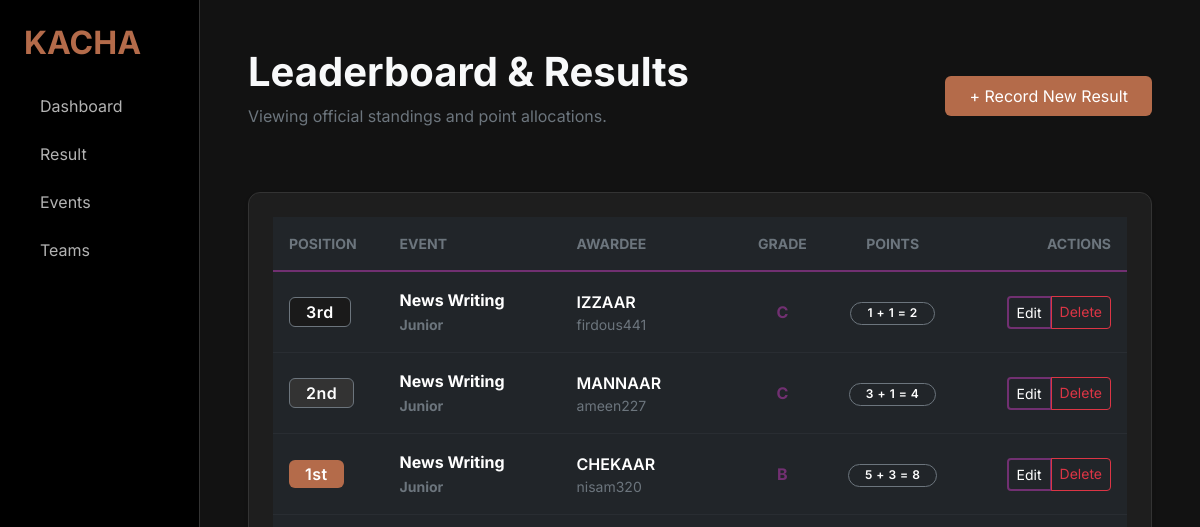
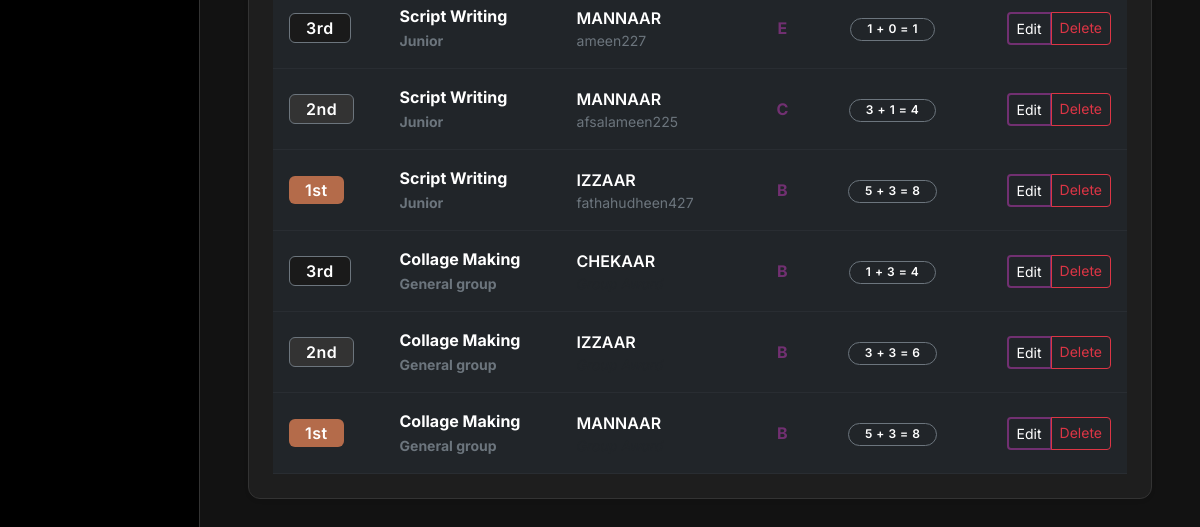
Before: /result/ (signed in) with the older database file (2 pictures, top to bottom).
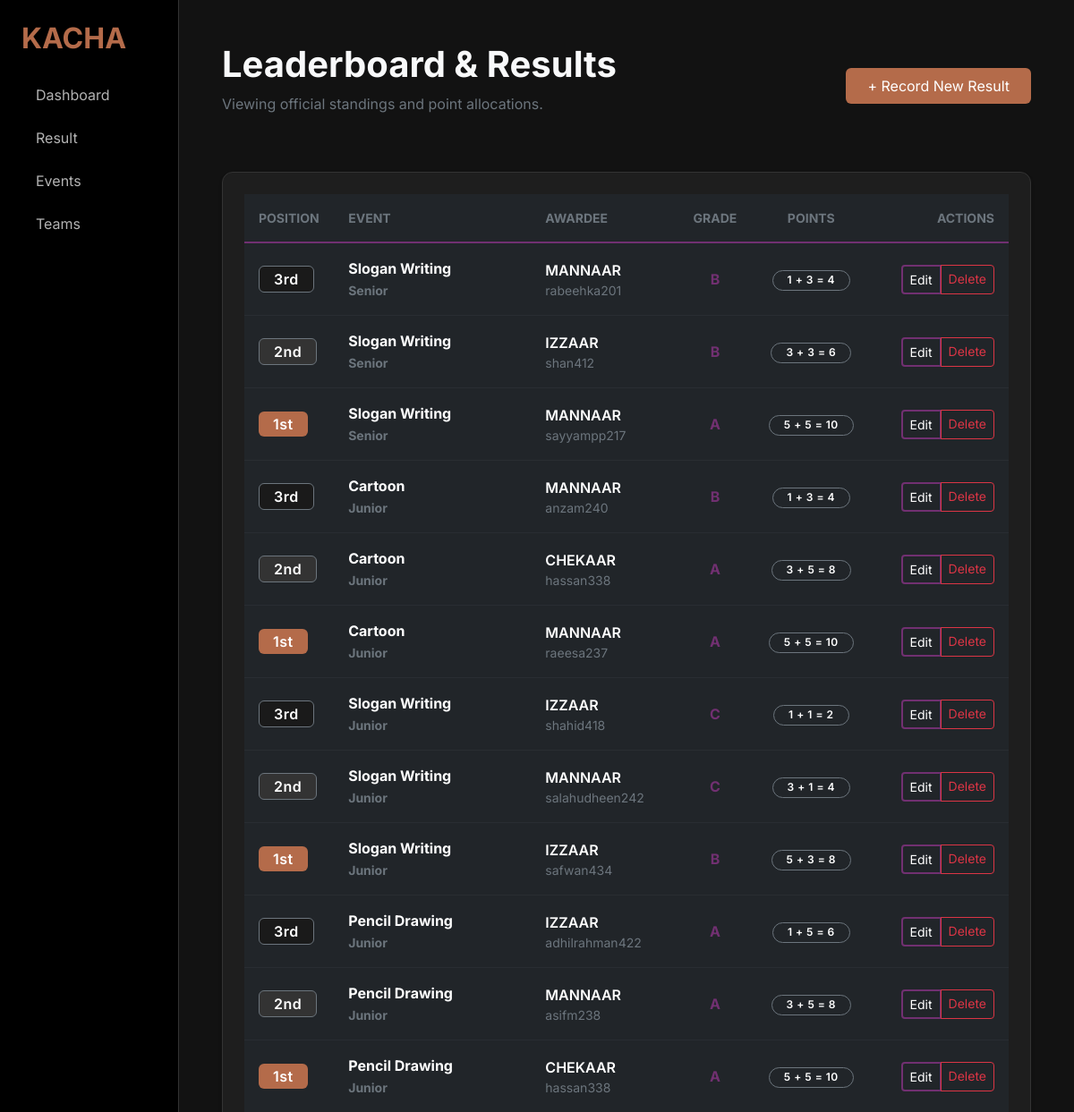
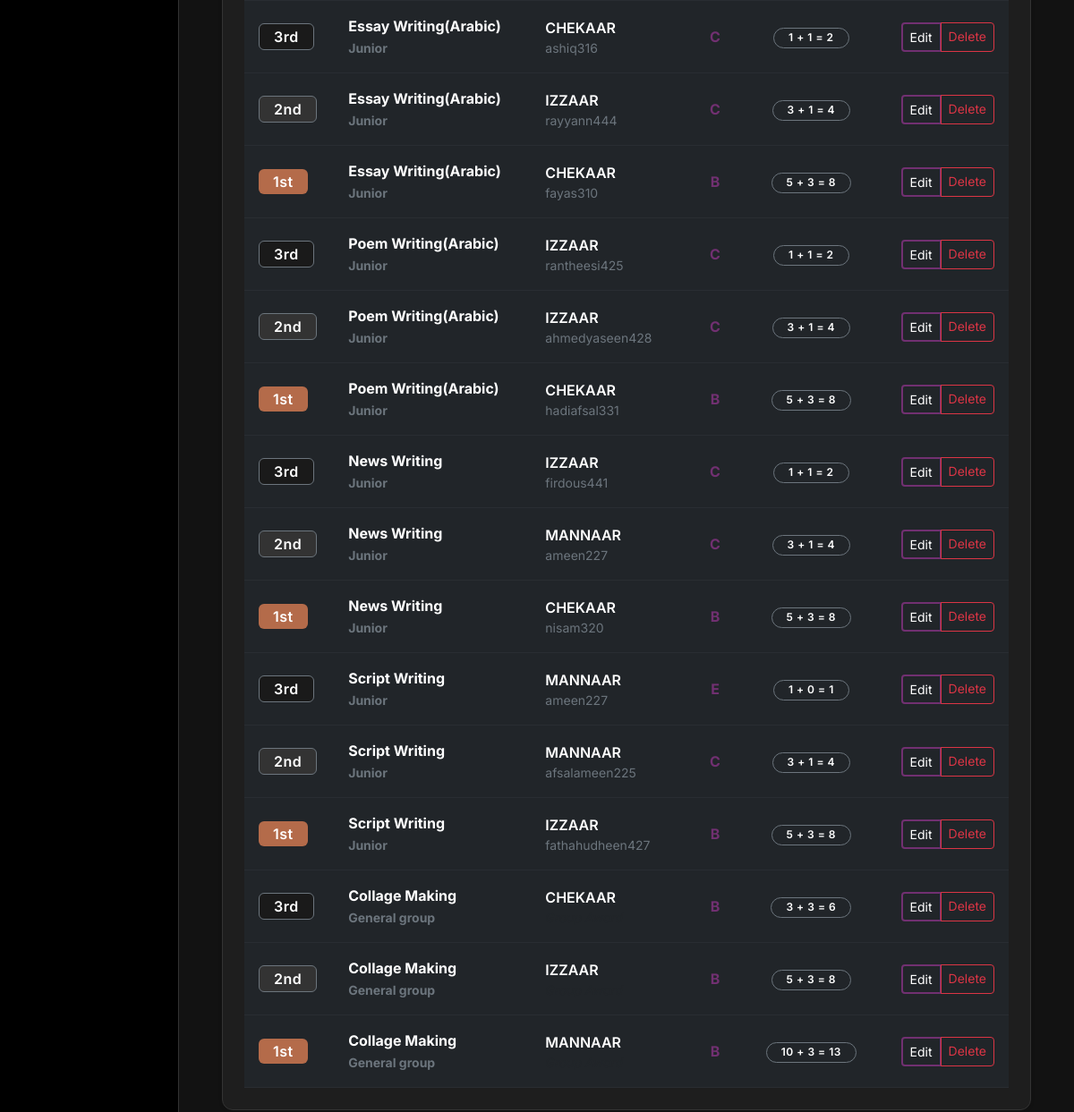
After: the same page with the newer database file (2 pictures, top to bottom).
### core/models.py (models this page shows, shortened)
class Result(models.Model):
    POSITIONS = ((1, "First"), (2, "Second"), (3, "Third"),)
    event = models.ForeignKey(Event, on_delete=models.CASCADE, related_name="results")
    position = models.PositiveSmallIntegerField(choices=POSITIONS, default=1)
    team = models.ForeignKey(Team, on_delete=models.CASCADE)
    participant = models.ForeignKey(Participant, on_delete=models.CASCADE, null=True, blank=True)
    point = models.IntegerField(default=0, null=True, blank=True)
    grade = models.IntegerField(default=0, choices=(
        (Grade.A, "A"), (Grade.B, "B"), (Grade.C, "C"), (Grade.D, "D"), (Grade.E, "E"))
                                )

class Event(models.Model):
    ON_STAGE = 1
    OFF_STAGE = 2
    CATEGORIES = ((ON_STAGE, 'On stage'), (OFF_STAGE, 'Off stage'),)
    GENERAL_GROUP = 1
    GENERAL_INDIVIDUAL = 2
    JUNIOR = 3
    SENIOR = 4
    SUB_CATEGORIES = ((GENERAL_GROUP, 'General group'), (GENERAL_INDIVIDUAL, 'General individual'), (JUNIOR, 'Junior'),
                      (SENIOR, 'Senior'),)
    name = models.CharField(max_length=100)
    category = models.PositiveSmallIntegerField(choices=CATEGORIES)
    sub_category = models.PositiveSmallIntegerField(choices=SUB_CATEGORIES)
    class Meta:
        ordering = ['-id']

class Team(models.Model):
    name = models.CharField(max_length=100)
    captain = models.ForeignKey(User, on_delete=models.CASCADE, related_name='captain')
    vice_captain = models.ForeignKey(User, on_delete=models.CASCADE, related_name='vice_captain')

class Participant(models.Model):
    name = models.ForeignKey(User, on_delete=models.CASCADE)
    team = models.ForeignKey(Team, on_delete=models.CASCADE)
    chest_no = models.IntegerField()
    points = models.IntegerField(default=0)

### core/result/views.py (the view)
# urls.py: path("", ResultListView.as_view(), name="result-list"),
class ResultListView(LoginRequiredMixin, ListView):
    queryset = Result.objects.all().order_by('-id')
    template_name = "results/result_list.html"
    context_object_name = "results"

### core/templates/results/result_list.html (shortened to what the changed rows need)
{% extends 'base.html' %}
{% block content %}
    <div class="d-flex justify-content-between align-items-center mb-5">
        <div>
            <h1 class="fw-bold">Leaderboard & Results</h1>
        </div>
    </div>
    <div class="event-card p-4 shadow-sm">
        <div class="table-responsive">
            <table class="table table-dark table-hover align-middle mb-0">
                <thead>
                <tr style="border-bottom: 2px solid var(--accent-purple);">
                    <th class="ps-3 py-3 text-uppercase small fw-bold text-secondary">Position</th>
                    <th class="py-3 text-uppercase small fw-bold text-secondary">Event</th>
                    <th class="py-3 text-uppercase small fw-bold text-secondary">Awardee</th>
                    <th class="py-3 text-uppercase small fw-bold text-secondary text-center">Grade</th>
                    <th class="py-3 text-uppercase small fw-bold text-secondary text-center">Points</th>
                    <th class="py-3 text-uppercase small fw-bold text-secondary text-end pe-3">Actions</th>
                </tr>
                </thead>
                <tbody>
                {% for result in results %}
                    <tr class="border-bottom border-secondary border-opacity-10">
                        <td class="ps-3 py-3">
                            {% if result.position == 1 %}
                                <span class="badge fs-6 px-3" style="background-color: var(--accent-copper);">1st</span>
                            {% elif result.position == 2 %}
                                <span class="badge fs-6 px-3 border border-secondary" style="background-color: #333;">2nd</span>
                            {% elif result.position == 3 %}
                                <span class="badge fs-6 px-3 border border-secondary"
                                      style="background-color: #1a1a1a;">3rd</span>
                            {% endif %}
                        </td>
                        <td class="py-3 fw-bold">{{ result.event.name }}<br>
                            <span class="small text-secondary">{{ result.event.get_sub_category_display }}</span>
                            </td>
                        <td class="py-3">
                            <div class="d-flex flex-column">
                                <span class="text-white fw-semibold">{{ result.team.name }}</span>
                                {% if result.participant %}
                                    <span class="small text-secondary">{{ result.participant.name }}</span>
                                {% else %}
                                    <span class="small text-muted fst-italic">Group Award</span>
                                {% endif %}
                            </div>
                        </td>
                        <td class="py-3 text-center">
                            <span class="fw-bold"
                                  style="color: var(--accent-purple);">{{ result.get_grade_display }}</span>
                        </td>
                        <td class="py-3 text-center">
                        <span class="badge rounded-pill bg-dark border border-secondary px-3">
                            {{ result.point }} + {{ result.grade }} = {{ result.point|add:result.grade }}
                        </span>
                        </td>
                        <td class="py-3 text-end pe-3">
                            <div class="btn-group">
                                <a href="{% url 'result-update' result.pk %}"
                                   class="btn btn-sm btn-kacha-outline">Edit</a>
                                <a href="{% url 'result-delete' result.pk %}" class="btn btn-sm btn-outline-danger">Delete</a>
                            </div>
                        </td>
                    </tr>
                {% empty %}
                    <tr>
                        <td colspan="6" class="text-center py-5">
                            <div class="text-secondary mb-3">No results have been recorded yet.</div>
                        </td>
                    </tr>
                {% endfor %}
                </tbody>
            </table>
        </div>
    </div>
{% endblock %}

Changed rows visible on the page:
added Result: position "3rd", event.name "Slogan Writing", event.sub_category "Senior", team.name "MANNAAR", participant.name "rabeehka201", grade "B", point "1", grade "3", point|add "4"
added Result: position "2nd", event.name "Slogan Writing", event.sub_category "Senior", team.name "IZZAAR", participant.name "shan412", grade "B", point "3", grade "3", point|add "6"
added Result: position "1st", event.name "Slogan Writing", event.sub_category "Senior", team.name "MANNAAR", participant.name "sayyampp217", grade "A", point "5", grade "5", point|add "10"
added Result: position "3rd", event.name "Cartoon", event.sub_category "Junior", team.name "MANNAAR", participant.name "anzam240", grade "B", point "1", grade "3", point|add "4"
added Result: position "2nd", event.name "Cartoon", event.sub_category "Junior", team.name "CHEKAAR", participant.name "hassan338", grade "A", point "3", grade "5", point|add "8"
added Result: position "1st", event.name "Cartoon", event.sub_category "Junior", team.name "MANNAAR", participant.name "raeesa237", grade "A", point "5", grade "5", point|add "10"
added Result: position "3rd", event.name "Slogan Writing", event.sub_category "Junior", team.name "IZZAAR", participant.name "shahid418", grade "C", point "1", grade "1", point|add "2"
added Result: position "2nd", event.name "Slogan Writing", event.sub_category "Junior", team.name "MANNAAR", participant.name "salahudheen242", grade "C", point "3", grade "1", point|add "4"
added Result: position "1st", event.name "Slogan Writing", event.sub_category "Junior", team.name "IZZAAR", participant.name "safwan434", grade "B", point "5", grade "3", point|add "8"
added Result: position "3rd", event.name "Pencil Drawing", event.sub_category "Junior", team.name "IZZAAR", participant.name "adhilrahman422", grade "A", point "1", grade "5", point|add "6"
added Result: position "2nd", event.name "Pencil Drawing", event.sub_category "Junior", team.name "MANNAAR", participant.name "asifm238", grade "A", point "3", grade "5", point|add "8"
added Result: position "1st", event.name "Pencil Drawing", event.sub_category "Junior", team.name "CHEKAAR", participant.name "hassan338", grade "A", point "5", grade "5", point|add "10"
added Result: position "3rd", event.name "Essay Writing(Arabic)", event.sub_category "Junior", team.name "CHEKAAR", participant.name "ashiq316", grade "C", point "1", grade "1", point|add "2"
added Result: position "2nd", event.name "Essay Writing(Arabic)", event.sub_category "Junior", team.name "IZZAAR", participant.name "rayyann444", grade "C", point "3", grade "1", point|add "4"
added Result: position "1st", event.name "Essay Writing(Arabic)", event.sub_category "Junior", team.name "CHEKAAR", participant.name "fayas310", grade "B", point "5", grade "3", point|add "8"
added Result: position "3rd", event.name "Poem Writing(Arabic)", event.sub_category "Junior", team.name "IZZAAR", participant.name "rantheesi425", grade "C", point "1", grade "1", point|add "2"
added Result: position "2nd", event.name "Poem Writing(Arabic)", event.sub_category "Junior", team.name "IZZAAR", participant.name "ahmedyaseen428", grade "C", point "3", grade "1", point|add "4"
added Result: position "1st", event.name "Poem Writing(Arabic)", event.sub_category "Junior", team.name "CHEKAAR", participant.name "hadiafsal331", grade "B", point "5", grade "3", point|add "8"
changed Result (number 25 of 27 on the later page): point "1" → "3"; point|add "4" → "6"
changed Result (number 26 of 27 on the later page): point "3" → "5"; point|add "6" → "8"
changed Result (number 27 of 27 on the later page): point "5" → "10"; point|add "8" → "13"
